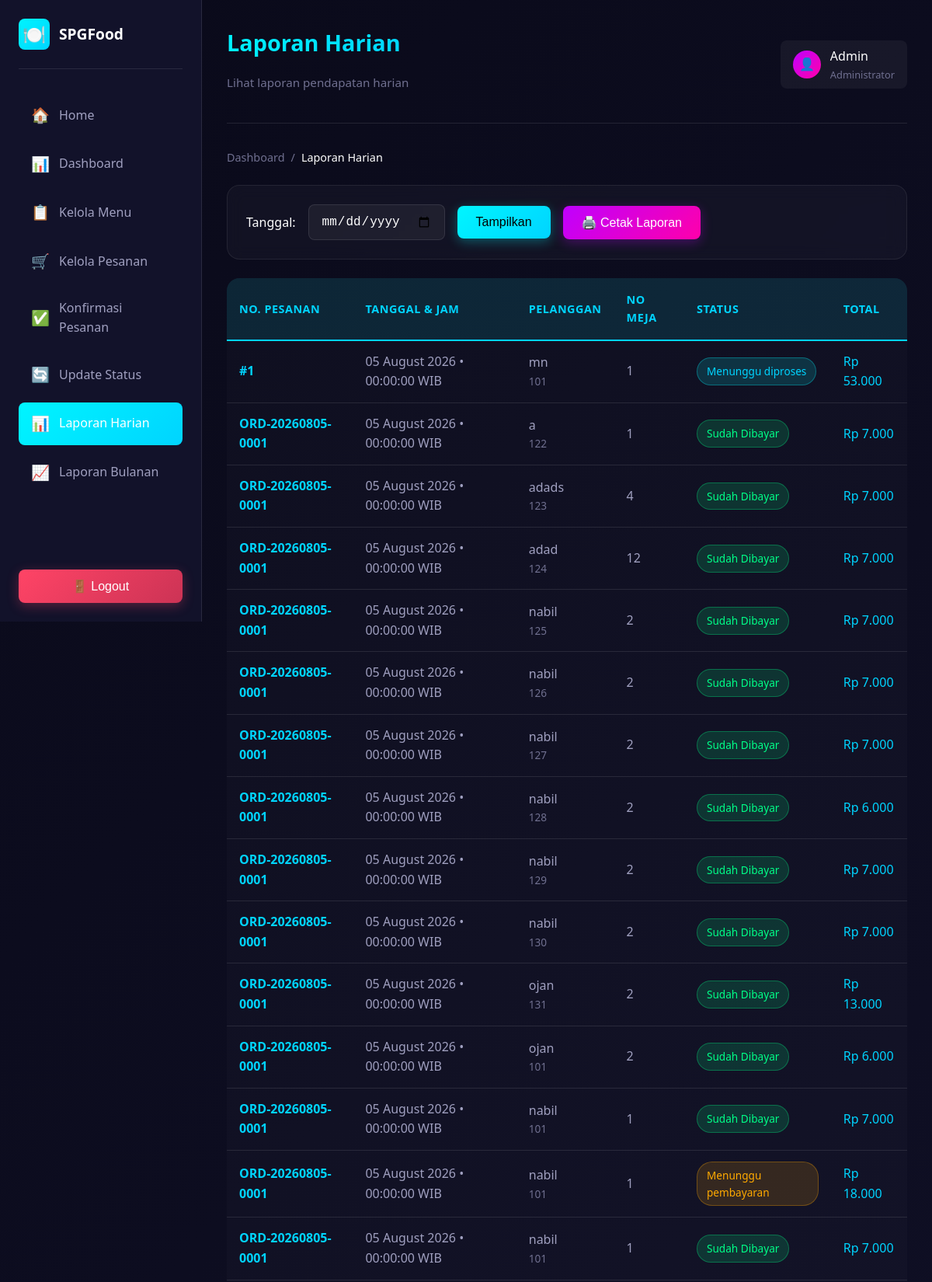
The page /laporan_harian.php?tanggal=2026-08-05 00:00:00 (signed in, upper part) on the database its author committed.
### tables this page shows
CREATE TABLE `data_pesanan` (
  `id_pesanan` int(11) NOT NULL,
  `tgl_pesanan` datetime DEFAULT NULL,
  `nama_pelanggan` varchar(100) DEFAULT NULL,
  `no_meja` varchar(20) DEFAULT NULL,
  `kode_pelanggan` varchar(50) DEFAULT NULL,
  `id_pelanggan` int(11) DEFAULT NULL,
  `total_harga` decimal(10,2) NOT NULL DEFAULT 0.00,
  `status` varchar(30) NOT NULL DEFAULT 'Menunggu',
  `metode_pembayaran` varchar(50) DEFAULT NULL,
  `nomor_pesanan` varchar(20) DEFAULT NULL
);

### laporan_harian.php (the view, shortened to what this page needs)
<?php
include "koneksi.php";
$hari = isset($_GET['tanggal']) ? $_GET['tanggal'] : date('Y-m-d');
$ambil = mysqli_query($conn, "SELECT id_pesanan, tgl_pesanan, kode_pelanggan, total_harga, nama_pelanggan, no_meja, status, nomor_pesanan
                                  FROM data_pesanan
                                  WHERE DATE(tgl_pesanan) = '$hari'
                                  ORDER BY tgl_pesanan DESC");
$total_pendapatan = 0;
?>
<!DOCTYPE html>
<html lang="id">
<head>
    <link rel="stylesheet" href="assets/css/style.css">
</head>
<body>
<?php include "includes/sidebar.php"; ?>
<main class="main-content">
    <?php include "includes/header.php"; ?>
    <nav class="breadcrumb">
        <a href="index.php" class="breadcrumb-item">Dashboard</a>
        <span class="breadcrumb-separator">/</span>
        <span class="breadcrumb-item active">Laporan Harian</span>
    </nav>
    <div class="glass-card mb-3">
        <form method="get" class="d-flex align-center gap-2" style="flex-wrap: wrap;">
            <label style="color: var(--text-primary);">Tanggal:</label>
            <input type="date" name="tanggal" value="<?= $hari ?>" class="form-control" style="width: auto;" required>
            <button type="submit" class="btn btn-primary">Tampilkan</button>
            <button type="button" onclick="window.print()" class="btn btn-secondary">🖨️ Cetak Laporan</button>
        </form>
    </div>
    <div class="table-container">
        <?php if (mysqli_num_rows($ambil) > 0): ?>
        <table class="table">
            <thead>
                <tr>
                    <th>No. Pesanan</th>
                    <th>Tanggal & Jam</th>
                    <th>Pelanggan</th>
                    <th>No Meja</th>
                    <th>Status</th>
                    <th>Total</th>
                </tr>
            </thead>
            <tbody>
                <?php while($data = mysqli_fetch_assoc($ambil)): ?>
                <tr>
                    <td style="font-weight: 600; color: var(--neon-cyan);"><?= $data['nomor_pesanan'] ?? '#' . $data['id_pesanan'] ?></td>
                    <td><?= date('d F Y • H:i:s', strtotime($data['tgl_pesanan'])) ?> WIB</td>
                    <td>
                        <div style="font-weight: 500;"><?= $data['nama_pelanggan'] ?></div>
                        <div style="font-size: 0.85rem; color: var(--text-muted);"><?= !empty($data['kode_pelanggan']) ? $data['kode_pelanggan'] : '-' ?></div>
                    </td>
                    <td><?= $data['no_meja'] ?></td>
                    <td>
                        <?php
                        $statusClass = 'status-pending';
                        if (strpos($data['status'], 'diproses') !== false) $statusClass = 'status-processing';
                        elseif (strpos($data['status'], 'Dibayar') !== false) $statusClass = 'status-paid';
                        elseif (strpos($data['status'], 'Selesai') !== false) $statusClass = 'status-completed';
                        ?>
                        <span class="status-badge <?= $statusClass ?>"><?= $data['status'] ?></span>
                    </td>
                    <td style="color: var(--neon-cyan); font-weight: 500;">Rp <?= number_format($data['total_harga'], 0, ',', '.') ?></td>
                </tr>
                <?php $total_pendapatan += $data['total_harga']; endwhile; ?>
            </tbody>
        </table>
        <?php endif; ?>
    </div>
</main>
</body>
</html>

### assets/css/style.css (style rules this page uses)
:root { --bg-primary: #0a0a1a; --bg-secondary: #12122a; --bg-tertiary: #1a1a3a; --glass-bg: rgba(255, 255, 255, 0.05); --glass-border: rgba(255, 255, 255, 0.1); --glass-shadow: 0 8px 32px rgba(0, 0, 0, 0.37); --neon-blue: #00f5ff; --neon-purple: #bf00ff; --neon-cyan: #00d4ff; --neon-pink: #ff00aa; --text-primary: #ffffff; --text-secondary: #a0a0c0; --text-muted: #707090; --success: #00ff88; --warning: #ffaa00; --error: #ff4466; --gradient-1: linear-gradient(135deg, #667eea 0%, #764ba2 100%); --gradient-2: linear-gradient(135deg, #00f5ff 0%, #00d4ff 100%); --gradient-3: linear-gradient(135deg, #bf00ff 0%, #ff00aa 100%); --gradient-bg: linear-gradient(135deg, #0a0a1a 0%, #1a1a3a 50%, #0a0a1a 100%); --transition: all 0.3s cubic-bezier(0.4, 0, 0.2, 1); --radius-sm: 8px; --radius-md: 16px; --radius-lg: 24px; --radius-xl: 32px; }
* { margin: 0; padding: 0; box-sizing: border-box; }
html { scroll-behavior: smooth; }
body { font-family: 'Segoe UI', 'Inter', -apple-system, BlinkMacSystemFont, sans-serif; background: var(--gradient-bg); background-attachment: fixed; background-size: 400% 400%; animation: gradientShift 15s ease infinite; color: var(--text-primary); min-height: 100vh; line-height: 1.6; }
.glass-card { background: rgba(255, 255, 255, 0.03); backdrop-filter: blur(10px); -webkit-backdrop-filter: blur(10px); border: 1px solid rgba(255, 255, 255, 0.08); border-radius: var(--radius-md); padding: 24px; transition: var(--transition); }
.btn { display: inline-flex; align-items: center; justify-content: center; gap: 8px; padding: 12px 24px; border: none; border-radius: var(--radius-sm); font-size: 1rem; font-weight: 500; cursor: pointer; text-decoration: none; transition: var(--transition); position: relative; overflow: hidden; }
.btn::before { content: ''; position: absolute; top: 0; left: -100%; width: 100%; height: 100%; background: linear-gradient(90deg, transparent, rgba(255,255,255,0.2), transparent); transition: var(--transition); }
.btn-primary { background: var(--gradient-2); color: #000; box-shadow: 0 4px 15px rgba(0, 245, 255, 0.3); }
.btn-secondary { background: var(--gradient-3); color: #fff; box-shadow: 0 4px 15px rgba(191, 0, 255, 0.3); }
.form-control { width: 100%; padding: 12px 16px; background: rgba(255, 255, 255, 0.05); border: 1px solid var(--glass-border); border-radius: var(--radius-sm); color: var(--text-primary); font-size: 1rem; transition: var(--transition); }
.form-control::placeholder { color: var(--text-muted); }
input.form-control, textarea.form-control, select.form-control { background-color: rgba(255, 255, 255, 0.05) !important; color: var(--text-primary) !important; }
.form-control { background-color: rgba(255, 255, 255, 0.05) !important; -webkit-backface-visibility: hidden; backface-visibility: hidden; }
.table-container { overflow-x: auto; border-radius: var(--radius-md); }
.table { width: 100%; border-collapse: collapse; background: rgba(255, 255, 255, 0.02); }
.table thead { background: rgba(0, 245, 255, 0.1); border-bottom: 2px solid var(--neon-cyan); }
.table th { padding: 16px; text-align: left; font-weight: 600; color: var(--neon-cyan); font-size: 0.9rem; text-transform: uppercase; letter-spacing: 0.5px; }
.table td { padding: 14px 16px; border-bottom: 1px solid var(--glass-border); color: var(--text-secondary); }
.table tbody tr { transition: var(--transition); }
.status-badge { display: inline-flex; align-items: center; gap: 6px; padding: 6px 12px; border-radius: 20px; font-size: 0.85rem; font-weight: 500; }
.status-pending { background: rgba(255, 170, 0, 0.15); color: var(--warning); border: 1px solid rgba(255, 170, 0, 0.3); }
.status-processing { background: rgba(0, 245, 255, 0.15); color: var(--neon-cyan); border: 1px solid rgba(0, 245, 255, 0.3); }
.status-paid { background: rgba(0, 255, 136, 0.15); color: var(--success); border: 1px solid rgba(0, 255, 136, 0.3); }
.main-content { margin-left: 260px; padding: 32px; min-height: 100vh; }
.breadcrumb { display: flex; align-items: center; gap: 8px; margin-bottom: 24px; font-size: 0.9rem; }
.breadcrumb-item { color: var(--text-muted); text-decoration: none; transition: var(--transition); }
.breadcrumb-item.active { color: var(--text-primary); font-weight: 500; }
.breadcrumb-separator { color: var(--text-muted); }
.mb-3 { margin-bottom: 24px; }
.d-flex { display: flex; }
.align-center { align-items: center; }
.gap-2 { gap: 16px; }

### rows shown on the page
data_pesanan: nomor_pesanan+id_pesanan "#1", tgl_pesanan "05 August 2026 • 00:00:00", nama_pelanggan "mn", kode_pelanggan "101", no_meja "1", status "Menunggu diproses", total_harga "53.000"
data_pesanan: nomor_pesanan "ORD-20260805-0001", tgl_pesanan "05 August 2026 • 00:00:00", nama_pelanggan "a", kode_pelanggan "122", no_meja "1", status "Sudah Dibayar", total_harga "7.000"
data_pesanan: nomor_pesanan "ORD-20260805-0001", tgl_pesanan "05 August 2026 • 00:00:00", nama_pelanggan "adads", kode_pelanggan "123", no_meja "4", status "Sudah Dibayar", total_harga "7.000"
data_pesanan: nomor_pesanan "ORD-20260805-0001", tgl_pesanan "05 August 2026 • 00:00:00", nama_pelanggan "adad", kode_pelanggan "124", no_meja "12", status "Sudah Dibayar", total_harga "7.000"
data_pesanan: nomor_pesanan "ORD-20260805-0001", tgl_pesanan "05 August 2026 • 00:00:00", nama_pelanggan "nabil", kode_pelanggan "125", no_meja "2", status "Sudah Dibayar", total_harga "7.000"
data_pesanan: nomor_pesanan "ORD-20260805-0001", tgl_pesanan "05 August 2026 • 00:00:00", nama_pelanggan "nabil", kode_pelanggan "126", no_meja "2", status "Sudah Dibayar", total_harga "7.000"
data_pesanan: nomor_pesanan "ORD-20260805-0001", tgl_pesanan "05 August 2026 • 00:00:00", nama_pelanggan "nabil", kode_pelanggan "127", no_meja "2", status "Sudah Dibayar", total_harga "7.000"
data_pesanan: nomor_pesanan "ORD-20260805-0001", tgl_pesanan "05 August 2026 • 00:00:00", nama_pelanggan "nabil", kode_pelanggan "128", no_meja "2", status "Sudah Dibayar", total_harga "6.000"
data_pesanan: nomor_pesanan "ORD-20260805-0001", tgl_pesanan "05 August 2026 • 00:00:00", nama_pelanggan "nabil", kode_pelanggan "129", no_meja "2", status "Sudah Dibayar", total_harga "7.000"
data_pesanan: nomor_pesanan "ORD-20260805-0001", tgl_pesanan "05 August 2026 • 00:00:00", nama_pelanggan "nabil", kode_pelanggan "130", no_meja "2", status "Sudah Dibayar", total_harga "7.000"
data_pesanan: nomor_pesanan "ORD-20260805-0001", tgl_pesanan "05 August 2026 • 00:00:00", nama_pelanggan "ojan", kode_pelanggan "131", no_meja "2", status "Sudah Dibayar", total_harga "13.000"
data_pesanan: nomor_pesanan "ORD-20260805-0001", tgl_pesanan "05 August 2026 • 00:00:00", nama_pelanggan "ojan", kode_pelanggan "101", no_meja "2", status "Sudah Dibayar", total_harga "6.000"
data_pesanan: nomor_pesanan "ORD-20260805-0001", tgl_pesanan "05 August 2026 • 00:00:00", nama_pelanggan "nabil", kode_pelanggan "101", no_meja "1", status "Sudah Dibayar", total_harga "7.000"
data_pesanan: nomor_pesanan "ORD-20260805-0001", tgl_pesanan "05 August 2026 • 00:00:00", nama_pelanggan "nabil", kode_pelanggan "101", no_meja "1", status "Menunggu pembayaran", total_harga "18.000"
data_pesanan: nomor_pesanan "ORD-20260805-0001", tgl_pesanan "05 August 2026 • 00:00:00", nama_pelanggan "nabil", kode_pelanggan "101", no_meja "1", status "Sudah Dibayar", total_harga "7.000"

### other values the page prints
$pageTitle "Laporan Harian"
$pageSubtitle "Lihat laporan pendapatan harian"
